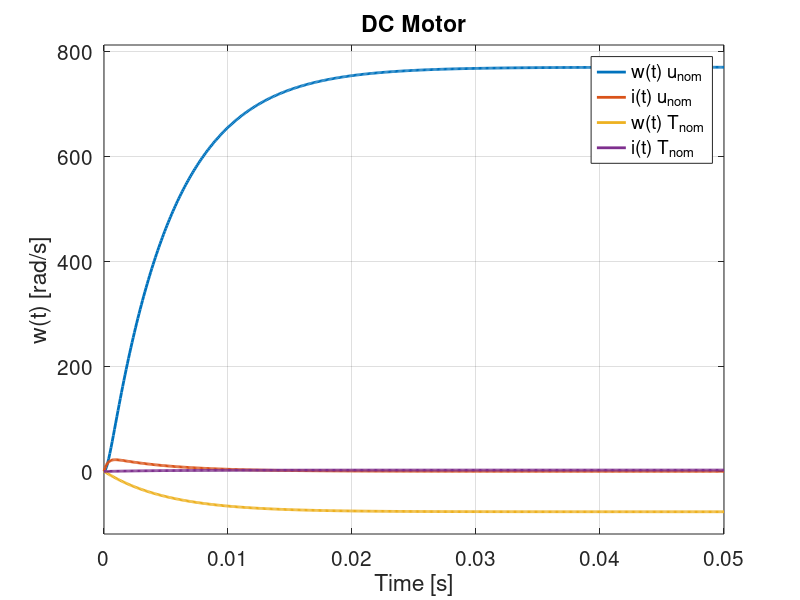

Here is the MATLAB script that generated this plot:
% DC_mot_ZR.m – tested with MATLAB + CST and GNU Octave + Control
% Manfred Lohöfener, HS Merseburg, 25.10.2016

clear
close all
format compact

% Parameters
u_nom = 30;      % V
T_nom = 0.0972;  % N.m 
K_m   = 0.0389;  % N.m/A
K_b   = 0.0388;  % V.s
K_f   = 6.33e-6; % N.m.s
R     = 1.2;     % Ohm
L     = 0.34e-3; % H
J     = 6.81e-6; % N.m.s²
T_max = 0.05;    % s

% Transfer Functions
s = tf('s');
G_ui =    1 / (R + L*s);
G_wi = -K_b / (R + L*s);
G_iw =  K_m / (K_f + J*s);
G_Tw =   -1 / (K_f + J*s);

G_uw  = minreal (G_iw*G_ui / (1 - G_iw*G_wi))
Gs_Tw = minreal (     G_Tw / (1 - G_iw*G_wi));
Gs_ui = minreal (     G_ui / (1 - G_iw*G_wi));
G_Ti  = minreal (G_wi*G_Tw / (1 - G_iw*G_wi));

figure ('Name', 'Step Answer', 'NumberTitle', 'off', 'Position', [0 100 800 600]);
  set (gca, 'FontSize', 15); hold on
  step (G_uw*u_nom, Gs_ui*u_nom, Gs_Tw*T_nom, G_Ti*T_nom, T_max);
  set (findobj (gcf, 'type', 'line'), 'LineWidth', 2);
  grid on
  title ('DC Motor')
  xlabel ('Time [s]')
  ylabel ('w(t) [rad/s]')
  legend ('w(t) u_{nom}', 'i(t) u_{nom}', 'w(t) T_{nom}', 'i(t) T_{nom}')
